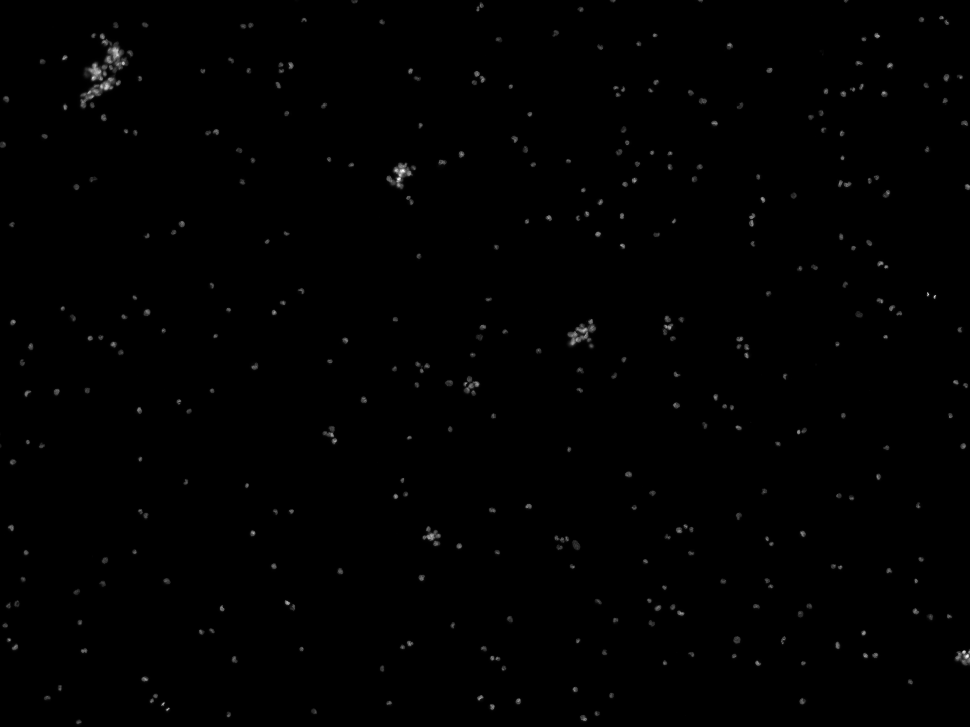
%> input picture Blob Analysis/CellData/Sample E2 - U2OS DAPI channel.tiff, 970 x 727 px, shrunk from 1920 x 1440 before the run
$ octave Summary.m   (GNU Octave 9; MATLAB toolbox functions it lacks are replaced by stand-ins)
%> lines starting %> are read from the running program, lines starting %| are printed output that depends on the picture; in (x1, y1, x2, y2) boxes, pixels count from 0 and x2, y2 are one past the last pixel; in counts of white or black regions, pixels touching at a corner belong together; the program's own positions count from 1
clc; clear all;
%% Summary

I16 = imread('CellData\Sample E2 - U2OS DAPI channel.tiff');
%> I16 is the input picture: size 727x970 uint16; min 0, max 62127, mean 326.8
Im = im2uint8(I16); % Convert region into 8-bit grayscale
imshow(Im, [0 150]); title('DAPI Stained U2OS cell nuclei');
%> after `imshow(Im, [0 150])`:
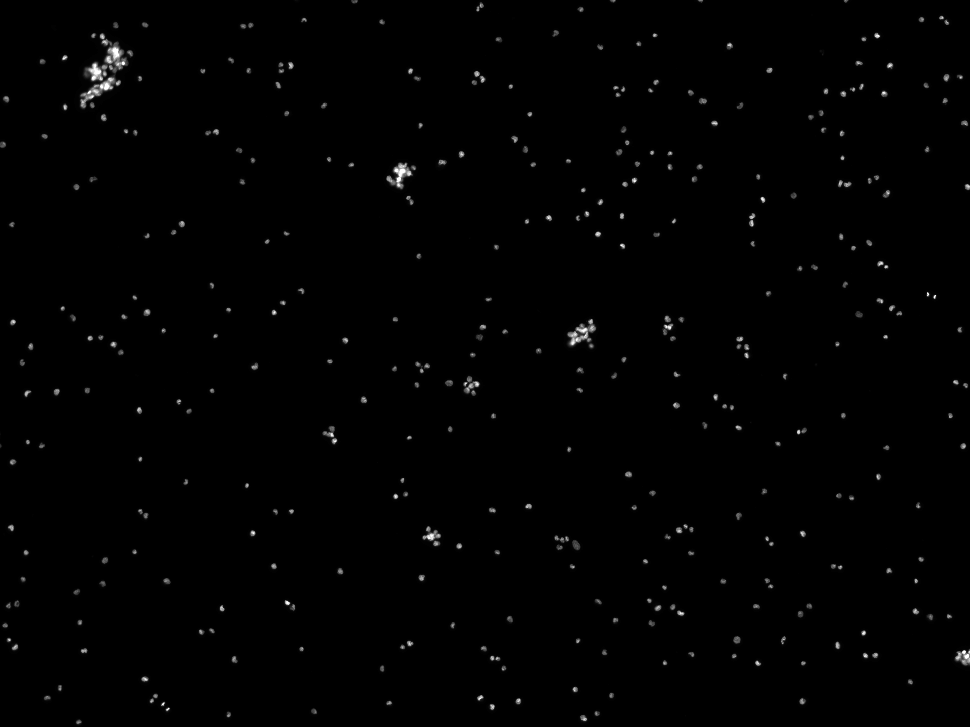
%> displayed picture: size 727x970, on the screen's scale of 0 to 255; min 0, max 255, mean 1.9
% imshow can be used to visualize specific gray scale ranges

%  Original modified gray scale
figure
subplot(1,2,1)
imshow(Im, [15 75]);
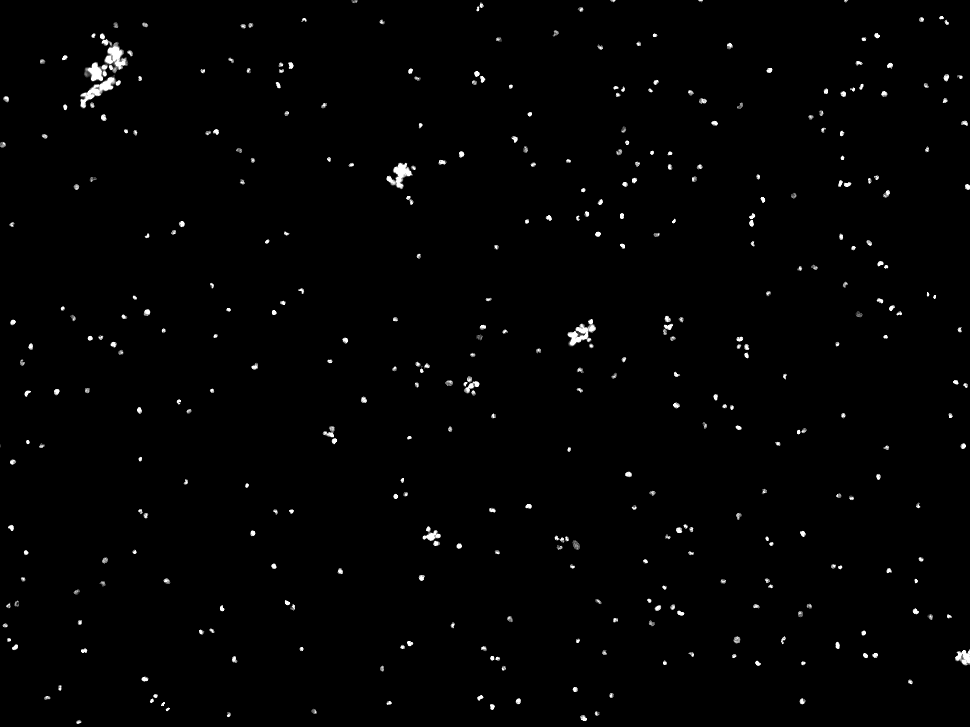
%> displayed picture: size 727x970, on the screen's scale of 0 to 255; min 0, max 255, mean 2.8
title('15-75 Gray scale');
sgtitle('DAPI Stained U2OS cell nuclei');

% Otsu's Threshold
O = imbinarize(Im);
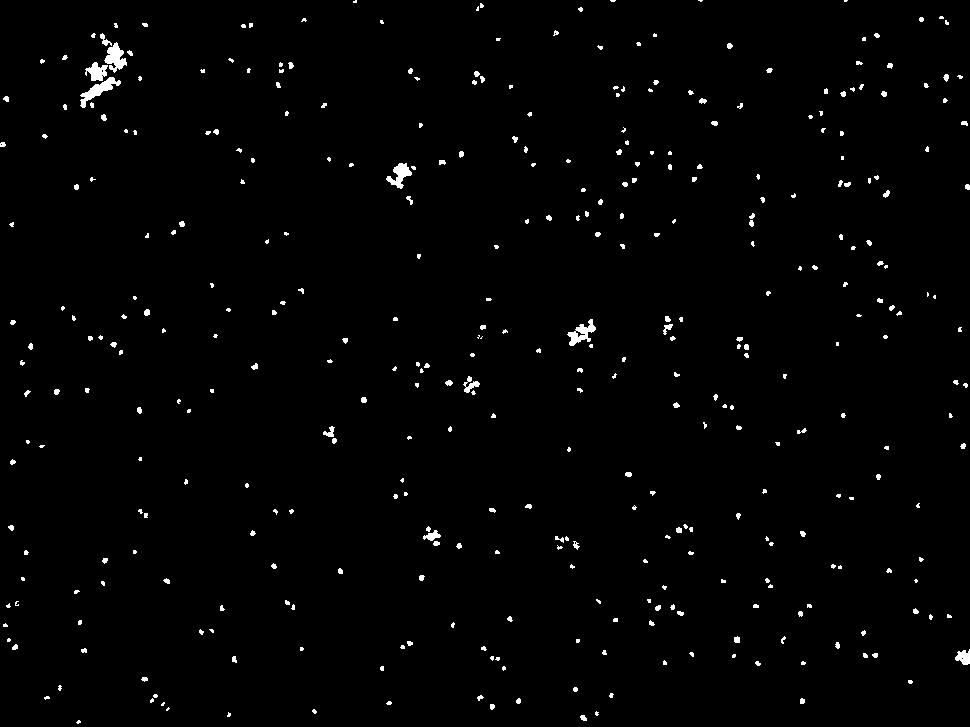
%> O: size 727x970 logical; 1.3% white; 380 white regions (226 under 20 px), largest, box (x1, y1, x2, y2) and area: (80, 77, 121, 108) 405, (104, 42, 127, 73) 375, (567, 319, 596, 346) 339
subplot(1,2,2)
imshow(O)
title("Otsu's Threshold")

% Use a 8 neighbour filter to categorize different blobs
I = bwlabel(O, 8);
%> I: size 727x970 double; 381 distinct labels, from 0 to 380

% Clear borders
Ic = imclearborder(I);
%> Ic: size 727x970 double; 374 distinct labels, from 0 to 379

stats = regionprops(Ic, 'Area');
%> stats = 379 regions; largest, Area: 405, 375, 339, 313, 263
areas = [stats(:,:).Area];
%> areas = 379 values, max 405 at index 32, min 0 at index 1, mean 23.96
figure
subplot(1,2,1)
histogram(areas, 100)
% Plot the thresholds in the graph
x = xline([31 160], '--r', {'Min Area', 'Max Area'});
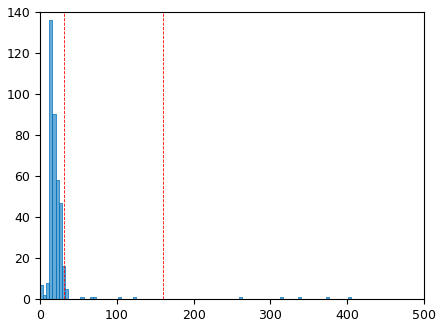
%> figure redrawn from the program's plot data; tallest bar 136 high, from x = 12.15 to 16.2
%> (the run ends here)

$ run again, with Blob Analysis/CellData/Sample G1 - COS7 cells DAPI channel.tiff copied over Blob Analysis/CellData/Sample E2 - U2OS DAPI channel.tiff
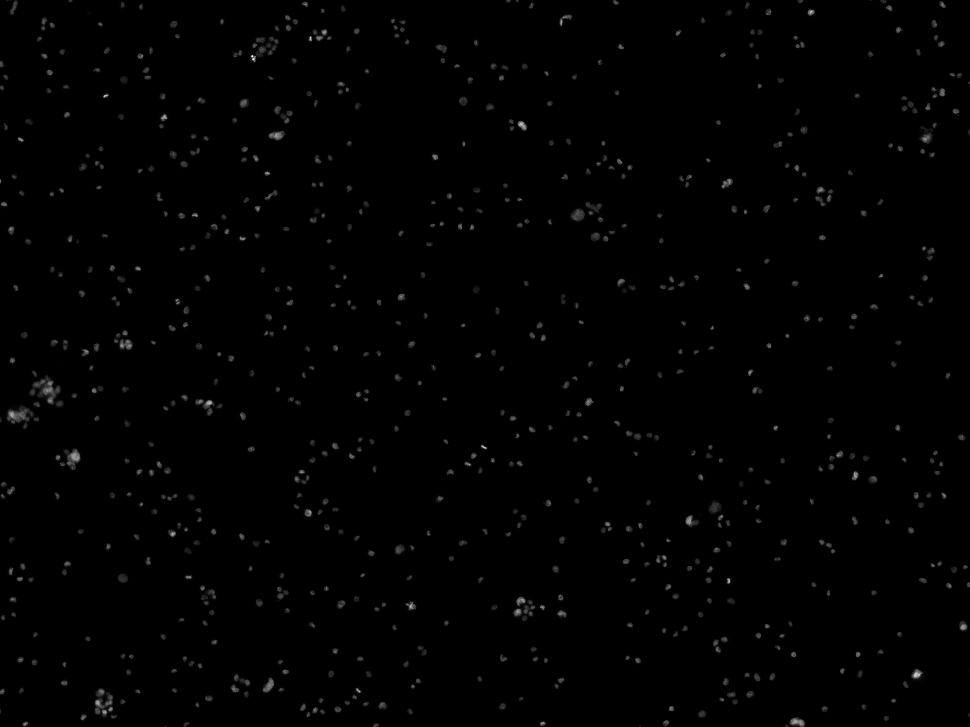
%> input picture Blob Analysis/CellData/Sample G1 - COS7 cells DAPI channel.tiff, 970 x 727 px, shrunk from 1920 x 1440 before the run
%> I16 is the input picture: size 727x970 uint16; min 2, max 64372, mean 493.8
%> O: size 727x970 logical; 2.5% white; 781 white regions (461 under 20 px), largest, box (x1, y1, x2, y2) and area: (33, 376, 60, 404) 359, (7, 406, 33, 424) 271, (95, 693, 113, 717) 215
%> `I = bwlabel(O, 8);`:
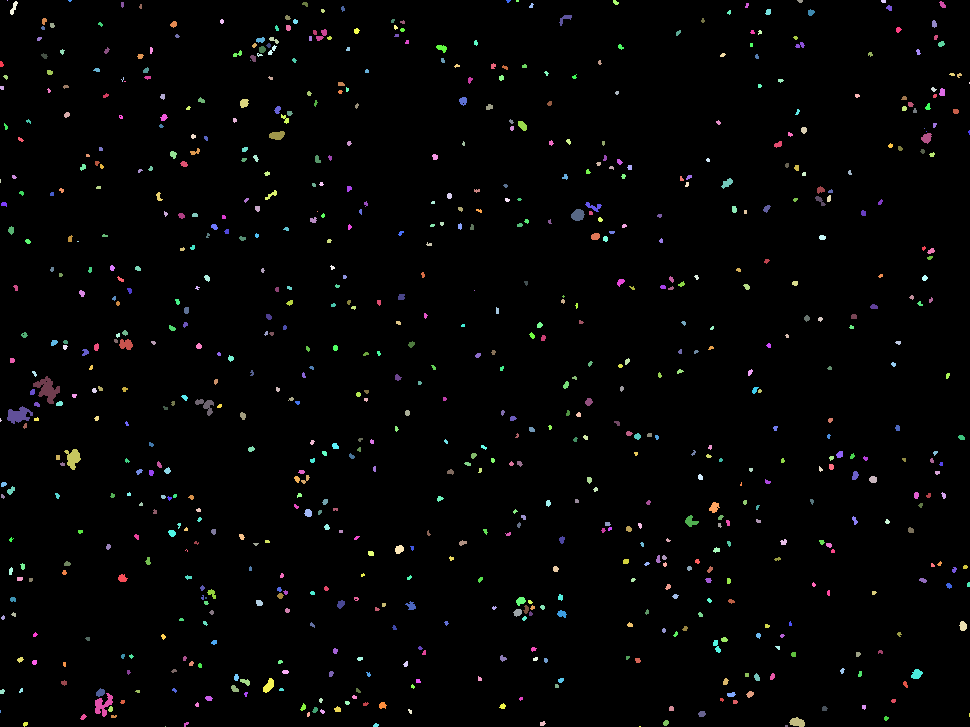
%> I: size 727x970 double; 782 distinct labels, from 0 to 781; one colour per label, 0 black
%> Ic: size 727x970 double; 758 distinct labels, from 0 to 777
%> stats = 777 regions; largest, Area: 359, 271, 215, 204, 142
%> areas = 777 values, max 359 at index 40, min 0 at index 1, mean 22.63
%> `x = xline([31 160], '--r', {'Min Area', 'Max Area'});`:
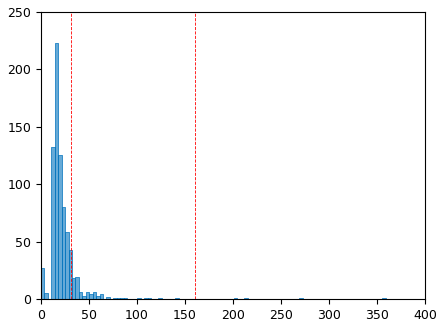
%> figure redrawn from the program's plot data; tallest bar 223 high, from x = 14.36 to 17.95
